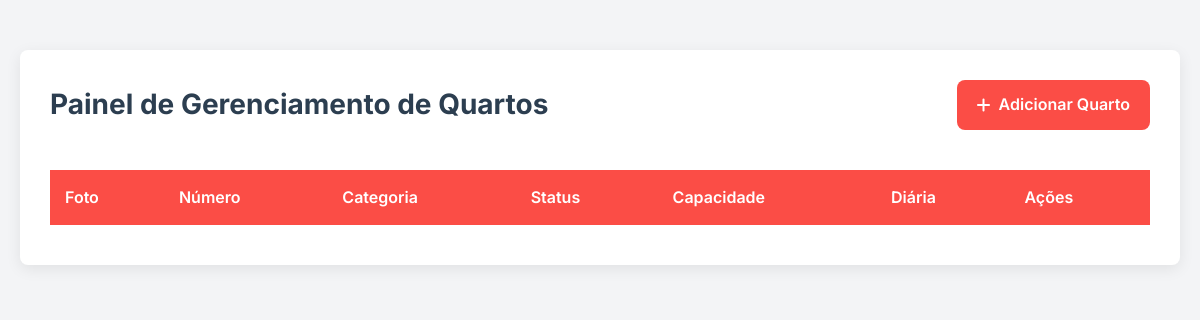
The app's page /gestor/quartos/index.php, older data.
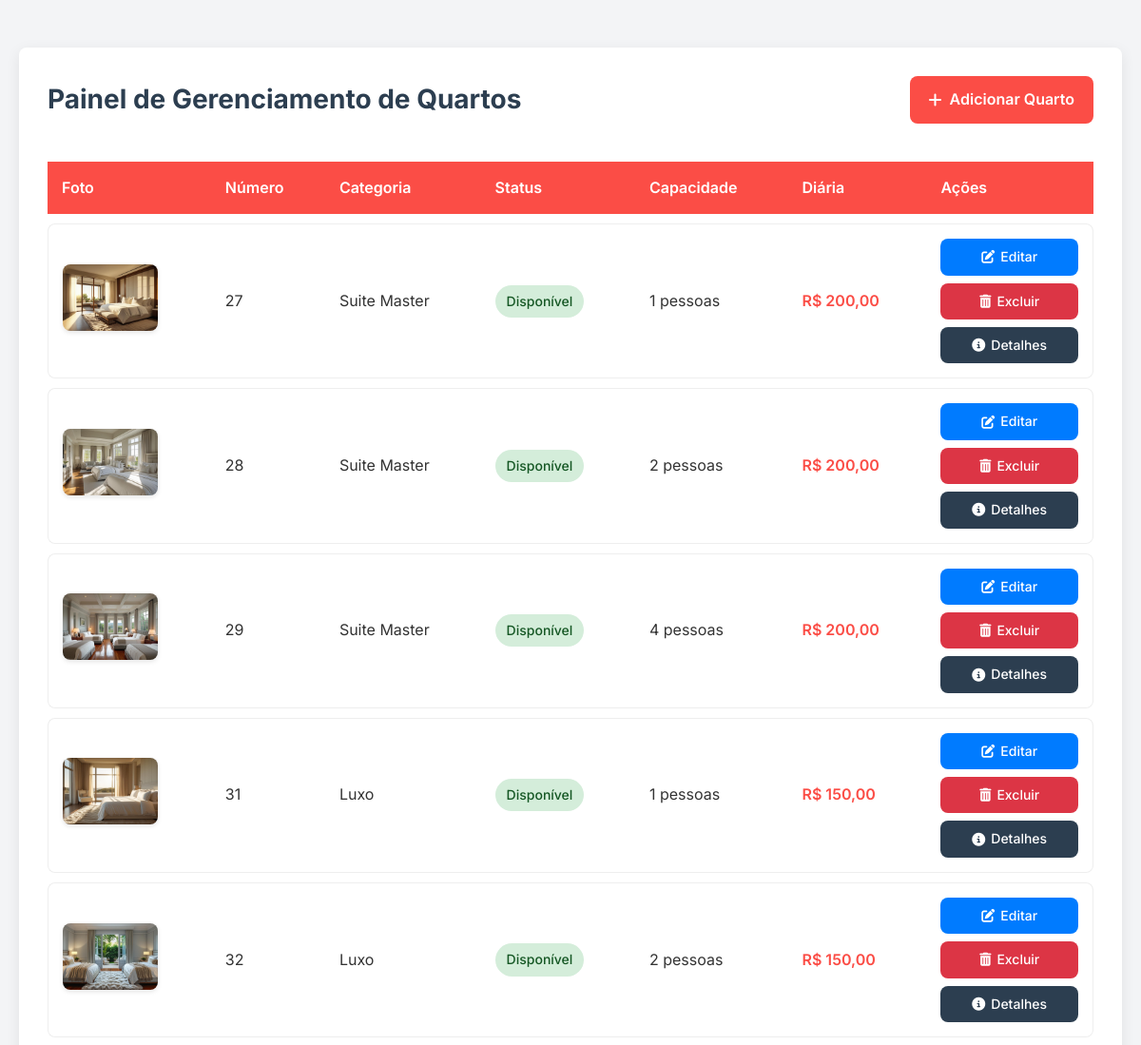
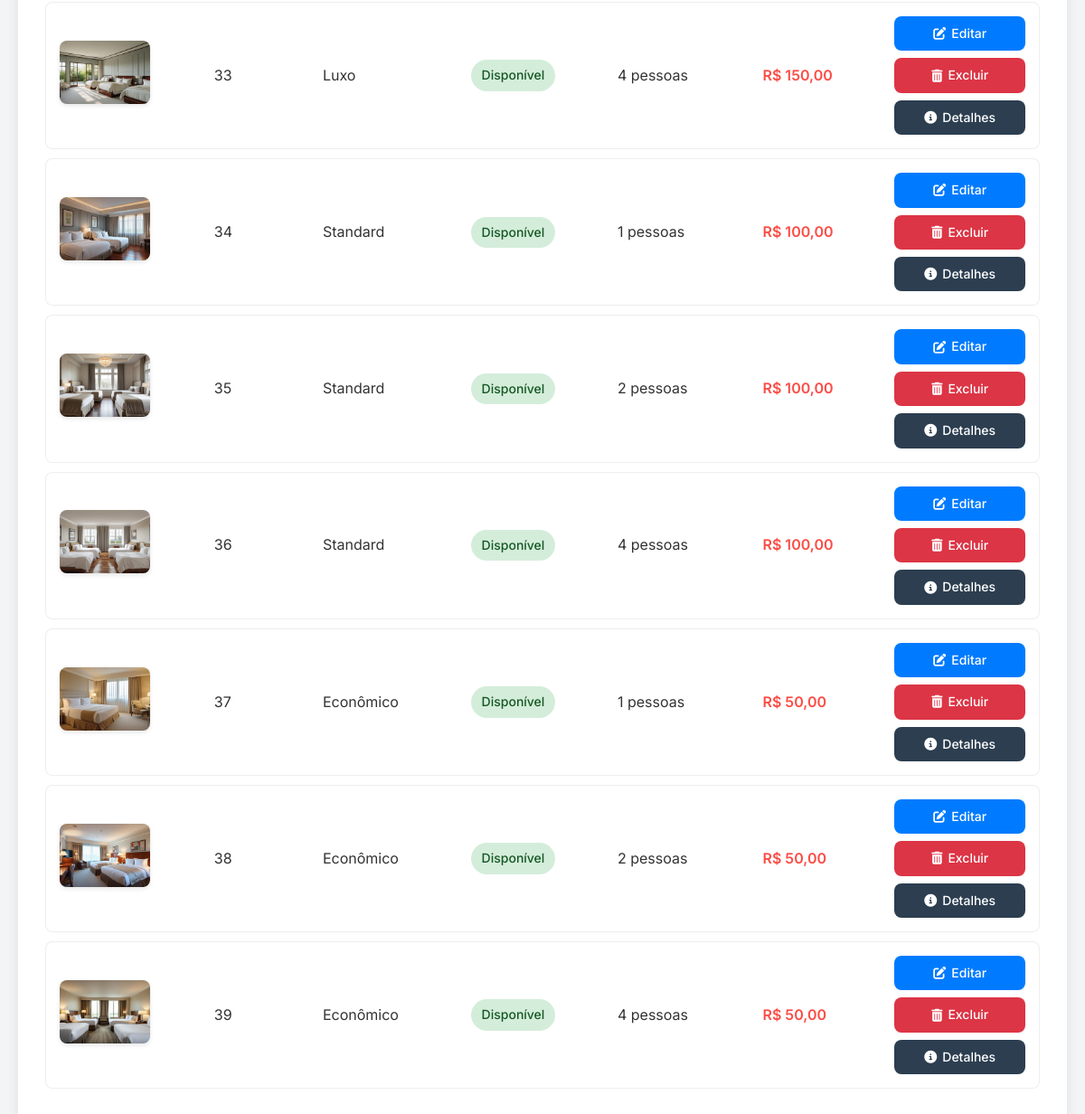
The same page, newer data (2 pictures, top to bottom).
### tables this page shows
CREATE TABLE `quarto` (
  `ID_Quarto` int(11) NOT NULL,
  `Status` varchar(45) DEFAULT NULL,
  `Capacidade` int(11) DEFAULT NULL,
  `Categoria_ID_Categoria` int(11) NOT NULL,
  `Foto` varchar(255) DEFAULT NULL,
  `Preco_diaria` decimal(10,2) DEFAULT NULL
);

CREATE TABLE `categoria` (
  `ID_Categoria` int(11) NOT NULL,
  `Nome` varchar(50) NOT NULL
);

### gestor/quartos/index.php (the view, shortened to what this page needs)
<?php
require_once '../../config/config.php';
$lista = [];
$sql = $pdo->query("
    SELECT q.*, c.Nome as CategoriaNome,
    (
        SELECT COUNT(*) FROM reserva r
        WHERE r.Quarto_ID_Quarto = q.ID_QUARTO
        AND CURRENT_TIMESTAMP BETWEEN r.Checkin AND r.Checkout
    ) as Ocupado
    FROM Quarto q
    INNER JOIN Categoria c ON q.Categoria_ID_Categoria = c.ID_Categoria
");
if ($sql->rowCount() > 0) {
    $lista = $sql->fetchAll(PDO::FETCH_ASSOC);
}
?>
<!DOCTYPE html>
<html lang="pt-br">
<head>
    <link rel="stylesheet" href="https://cdnjs.cloudflare.com/ajax/libs/font-awesome/6.5.0/css/all.min.css">
    <link rel="stylesheet" href="https://cdn.datatables.net/2.2.2/css/dataTables.dataTables.min.css">
</head>
<body>
    <div class="container">
        <div class="page-header">
            <h1 class="page-title">Painel de Gerenciamento de Quartos</h1>
            <a href="adicionar_quarto.php" class="btn-add">
                <i class="fas fa-plus"></i> Adicionar Quarto
            </a>
        </div>
        <table id="myTable" class="display nowrap" style="width:100%">
            <thead>
                <tr>
                    <th>Foto</th>
                    <th>Número</th>
                    <th>Categoria</th>
                    <th>Status</th>
                    <th>Capacidade</th>
                    <th>Diária</th>
                    <th>Ações</th>
                </tr>
            </thead>
            <tbody>
                <?php foreach ($lista as $quarto):
                    $statusClass = '';
                    $statusText = '';
                    if ($quarto['Status'] === 'Manutencao') {
                        $statusClass = 'status-manutencao';
                        $statusText = 'Manutenção';
                    } elseif ($quarto['Ocupado'] > 0) {
                        $statusClass = 'status-ocupado';
                        $statusText = 'Ocupado';
                    } else {
                        $statusClass = 'status-disponivel';
                        $statusText = 'Disponível';
                    }
                ?>
                    <tr>
                        <td data-label="Foto">
                            <?php if (!empty($quarto['Foto'])): ?>
                                <img src="../../uploads/<?= htmlspecialchars($quarto['Foto']) ?>" alt="Foto do Quarto" class="room-image">
                            <?php else: ?>
                                <img src="../../assets/img/sem-imagem.jpg" alt="Sem imagem" class="room-image">
                            <?php endif; ?>
                        </td>
                        <td data-label="Número"><?= $quarto['ID_Quarto'] ?></td>
                        <td data-label="Categoria"><?= $quarto['CategoriaNome'] ?></td>
                        <td data-label="Status">
                            <span class="status <?= $statusClass ?>"><?= $statusText ?></span>
                        </td>
                        <td data-label="Capacidade"><?= $quarto['Capacidade'] ?> pessoas</td>
                        <td data-label="Diária" class="price">R$ <?= number_format($quarto['Preco_diaria'], 2, ',', '.') ?></td>
                        <td data-label="Ações">
                            <div class="action-buttons">
                                <a href="editar_quarto.php?id=<?= $quarto['ID_Quarto'] ?>" class="btn-action btn-edit">
                                    <i class="fas fa-edit"></i> Editar
                                </a>
                                <a href="../../actions/excluir_quarto.php?id=<?= $quarto['ID_Quarto'] ?>" class="btn-action btn-delete" onclick="return confirm('Tem certeza que deseja excluir este quarto?')">
                                    <i class="fas fa-trash-alt"></i> Excluir
                                </a>
                                <a href="maisdetalhes.php?id=<?= $quarto['ID_Quarto'] ?>" class="btn-action btn-more">
                                    <i class="fas fa-info-circle"></i> Detalhes
                                </a>
                            </div>
                        </td>
                    </tr>
                <?php endforeach; ?>
            </tbody>
        </table>
    </div>
</body>
</html>

### gestor/quartos/index.php (style rules this page uses)
:root { --primary-color: #FB4D46; --secondary-color: #2c3e50; --light-gray: #f8f9fa; --dark-gray: #6c757d; --white: #ffffff; --border-radius: 8px; --box-shadow: 0 4px 15px rgba(0, 0, 0, 0.08); --transition: all 0.3s ease; }
* { margin: 0; padding: 0; box-sizing: border-box; font-family: 'Inter', sans-serif; }
body { background-color: #f3f4f6; color: #333; line-height: 1.6; padding: 20px; }
.container { max-width: 1200px; margin: 30px auto; background-color: var(--white); border-radius: var(--border-radius); box-shadow: var(--box-shadow); padding: 30px; }
.page-header { display: flex; justify-content: space-between; align-items: center; margin-bottom: 30px; flex-wrap: wrap; gap: 15px; }
.page-title { color: var(--secondary-color); font-size: 28px; margin: 0; }
.btn-add { display: inline-flex; align-items: center; gap: 8px; padding: 12px 20px; background-color: var(--primary-color); color: white; border-radius: var(--border-radius); text-decoration: none; font-weight: 600; transition: var(--transition); }
#myTable { width: 100% !important; border-collapse: separate; border-spacing: 0 10px; margin-top: 20px; }
#myTable thead th { background-color: var(--primary-color); color: white; padding: 15px; text-align: left; font-weight: 600; border: none; }
#myTable tbody tr { background-color: var(--white); transition: var(--transition); border-radius: var(--border-radius); }
#myTable tbody td { padding: 15px; border-top: 1px solid #eee; border-bottom: 1px solid #eee; vertical-align: middle; }
#myTable tbody td:first-child { border-left: 1px solid #eee; border-top-left-radius: var(--border-radius); border-bottom-left-radius: var(--border-radius); }
#myTable tbody td:last-child { border-right: 1px solid #eee; border-top-right-radius: var(--border-radius); border-bottom-right-radius: var(--border-radius); }
.room-image { width: 100px; height: 70px; object-fit: cover; border-radius: var(--border-radius); box-shadow: 0 2px 5px rgba(0, 0, 0, 0.1); }
.status { display: inline-block; padding: 6px 12px; border-radius: 20px; font-size: 14px; font-weight: 500; }
.status-disponivel { background-color: #d4edda; color: #155724; }
.action-buttons { display: flex; flex-direction: column; gap: 8px; }
.btn-action { display: inline-flex; align-items: center; justify-content: center; gap: 6px; padding: 8px 12px; border-radius: var(--border-radius); font-size: 14px; font-weight: 500; text-decoration: none; transition: var(--transition); text-align: center; }
.btn-edit { background-color: #007bff; color: white; }
.btn-delete { background-color: #dc3545; color: white; }
.btn-more { background-color: var(--secondary-color); color: white; }
.price { font-weight: 600; color: var(--primary-color); }

Row changes from the older to the newer data that the page shows:
added quarto: Foto (picture), ID_Quarto "27", Categoria_ID_Categoria.Nome "Suite Master", Status "Disponível", Capacidade "1", Preco_diaria "200,00"
added quarto: Foto (picture), ID_Quarto "28", Categoria_ID_Categoria.Nome "Suite Master", Status "Disponível", Capacidade "2", Preco_diaria "200,00"
added quarto: Foto (picture), ID_Quarto "29", Categoria_ID_Categoria.Nome "Suite Master", statusText "Disponível", Capacidade "4", Preco_diaria "200,00"
added quarto: Foto (picture), ID_Quarto "31", Categoria_ID_Categoria.Nome "Luxo", statusText "Disponível", Capacidade "1", Preco_diaria "150,00"
added quarto: Foto (picture), ID_Quarto "32", Categoria_ID_Categoria.Nome "Luxo", statusText "Disponível", Capacidade "2", Preco_diaria "150,00"
added quarto: Foto (picture), ID_Quarto "33", Categoria_ID_Categoria.Nome "Luxo", statusText "Disponível", Capacidade "4", Preco_diaria "150,00"
added quarto: Foto (picture), ID_Quarto "34", Categoria_ID_Categoria.Nome "Standard", statusText "Disponível", Capacidade "1", Preco_diaria "100,00"
added quarto: Foto (picture), ID_Quarto "35", Categoria_ID_Categoria.Nome "Standard", statusText "Disponível", Capacidade "2", Preco_diaria "100,00"
added quarto: Foto (picture), ID_Quarto "36", Categoria_ID_Categoria.Nome "Standard", statusText "Disponível", Capacidade "4", Preco_diaria "100,00"
added quarto: Foto (picture), ID_Quarto "37", Categoria_ID_Categoria.Nome "Econômico", Status "Disponível", Capacidade "1", Preco_diaria "50,00"
added quarto: Foto (picture), ID_Quarto "38", Categoria_ID_Categoria.Nome "Econômico", statusText "Disponível", Capacidade "2", Preco_diaria "50,00"
added quarto: Foto (picture), ID_Quarto "39", Categoria_ID_Categoria.Nome "Econômico", statusText "Disponível", Capacidade "4", Preco_diaria "50,00"
